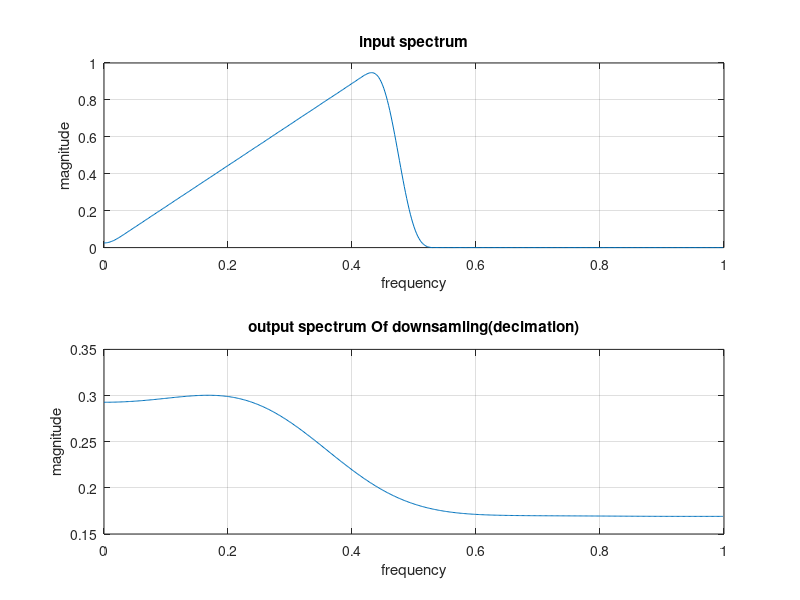

Write MATLAB code to recreate this figure.
clc;
clear all;
close all;
freq=[0 0.45 0.5 1];
mag=[0 1 0 0];
l=input('enter the down sampling factor:');
x=fir2(99,freq,mag);
[xz w]=freqz(x,1,512);
subplot(211)
plot(w/pi,abs(xz));
xlabel('frequency');
ylabel('magnitude');
title('input spectrum');
grid on
y=zeros(1,l*length(x));
y=x([1:l:length(x)]);
[yz w]=freqz(y,1,512);
subplot(212)
plot(w/pi,abs(yz));
xlabel('frequency');
ylabel('magnitude');
title('output spectrum Of downsamling(decimation)');
grid on